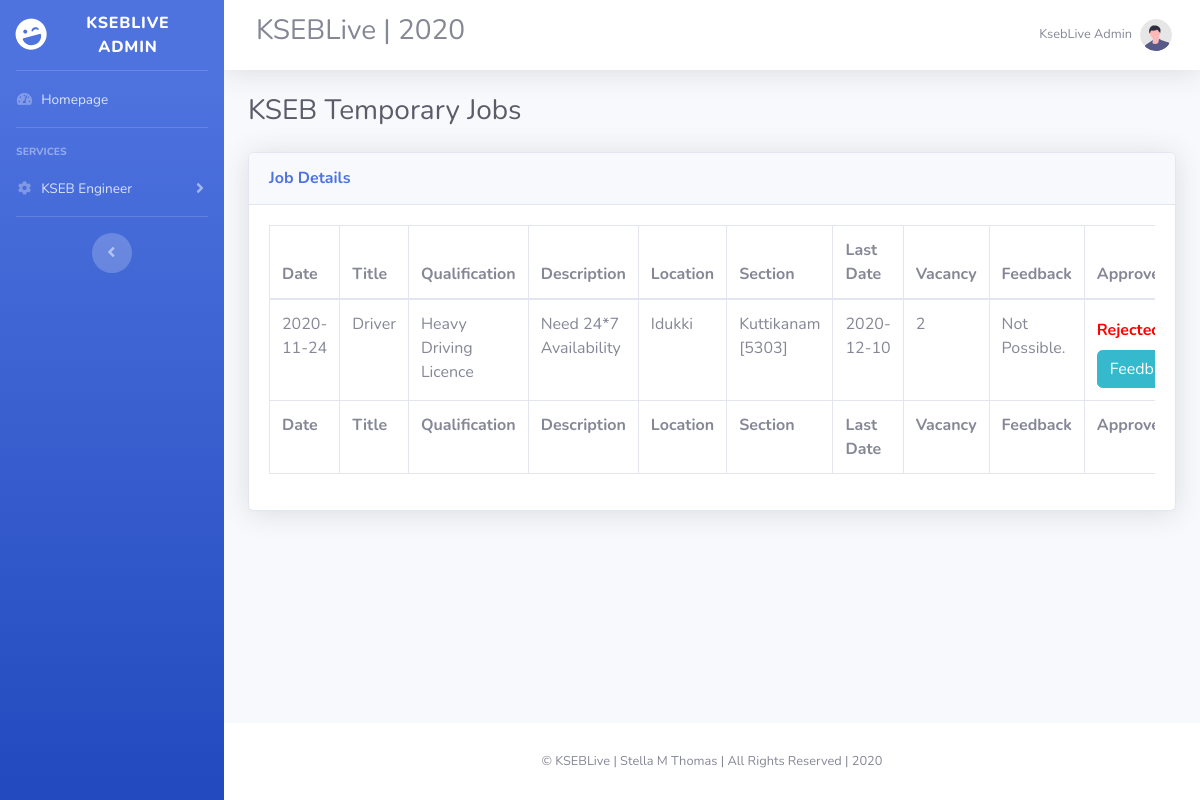
The app's page /jobrequests.php, older data.
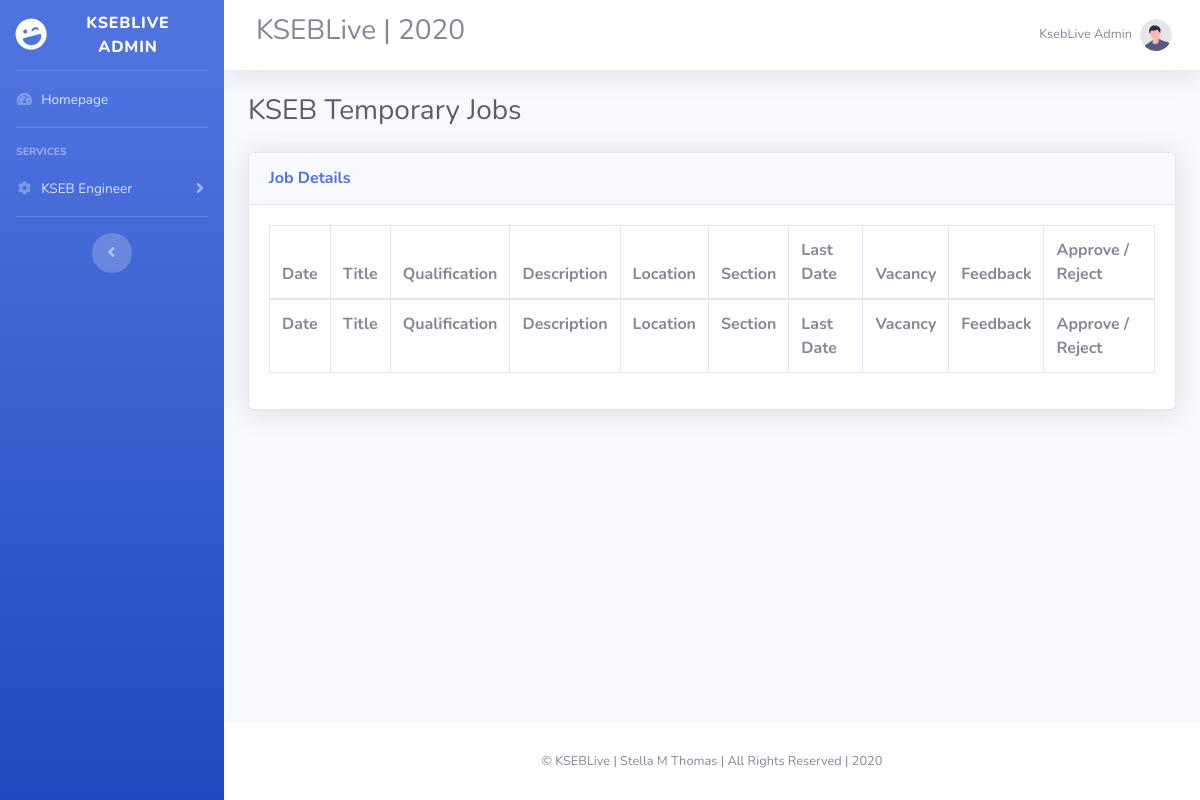
The same page, newer data.
### tables this page shows
CREATE TABLE `tb_jobs` (
  `jid` int(11) NOT NULL,
  `jkey` varchar(10) NOT NULL,
  `jtitle` varchar(50) NOT NULL,
  `jqual` varchar(50) NOT NULL,
  `jsalary` varchar(20) NOT NULL,
  `jdesc` varchar(100) NOT NULL,
  `jdistrict` varchar(30) NOT NULL,
  `jsection` varchar(50) NOT NULL,
  `jcurdate` date NOT NULL,
  `jlastdate` date NOT NULL,
  `jtotvacancy` int(11) NOT NULL,
  `jfeedback` varchar(150) NOT NULL,
  `jstatus` enum('0','1','2','3','4') NOT NULL,
  `loginid` int(11) NOT NULL
);

### jobrequests.php (the view, shortened to what this page needs)
<?php
  include 'connection.php';
  include 'adminheader.php';
  $sql = "select * from tb_jobs";
  $result = mysqli_query($conn,$sql);
?>
                <div class="container-fluid">
                    <h1 class="h3 mb-2 text-gray-800">KSEB Temporary Jobs</h1>
                    <div class="card shadow mb-4">
                        <div class="card-header py-3">
                            <h6 class="m-0 font-weight-bold text-primary">Job Details</h6>
                        </div>
                        <div class="card-body">
                            <div class="table-responsive">
                                <table class="table table-bordered" id="dataTable" width="100%" cellspacing="0">
                                    <thead>
                                        <tr>
                                            <th>Date</th>
					                        <th>Title</th>
                                            <th>Qualification</th>
                                            <th>Description</th>
                                            <th>Location</th>
                                            <th>Section</th>
                                            <th>Last Date</th>
                                            <th>Vacancy</th>
                                            <th>Feedback</th>
                                            <th>Approve / Reject</th>
                                        </tr>
                                    </thead>
                                    <tfoot>
                                        <tr>
                                        <th>Date</th>
					                        <th>Title</th>
                                            <th>Qualification</th>
                                            <th>Description</th>
                                            <th>Location</th>
                                            <th>Section</th>
                                            <th>Last Date</th>
                                            <th>Vacancy</th>
                                            <th>Feedback</th>
                                            <th>Approve / Reject</th>
                                        </tr>
                                    </tfoot>
                                    <tbody>
                      <?php while ($row=mysqli_fetch_array($result))
                      {  ?>
                                        <tr>
					    <td><?php echo $row['jcurdate']; ?></td>
                                            <td><?php echo $row['jtitle']; ?></td>
                                            <td><?php echo $row['jqual']; ?></td>
                                            <td><?php echo $row['jdesc']; ?></td>
                                            <td><?php echo $row['jdistrict']; ?></td>
                                            <td><?php echo $row['jsection']; ?></td>
                                            <td><?php echo $row['jlastdate']; ?></td>
                                            <td><?php echo $row['jtotvacancy']; ?></td>
                                            <td><?php echo $row['jfeedback']; ?></td>
                                            <td><?php $status = $row['jstatus'];
                                            if($status==0)
                                            { ?>
                                               <a href="approvejob.php?t=<?php echo $row['jkey']; ?>"><button class="btn btn-primary">Approve</button></a>&nbsp;&nbsp;
                                                 <a href="rejectjob.php?t=<?php echo $row['jkey']; ?>"><button class="btn btn-danger">Reject</button></a>
                                                 &nbsp;&nbsp;
                                                 <a href="jobfeedback.php?t=<?php echo $row['jkey']; ?>"><button class="btn btn-info">Feedback</button></a>
                                 <?php      }
                                            else if ($status==1)
                                            {   ?>
                                               <font color="green"><b>Approved</b></font>&nbsp;&nbsp;<a href="rejectjob.php?t=<?php echo $row['jkey']; ?>"><button class="btn btn-success">Reject</button></a>
                                               <a href="jobfeedback.php?t=<?php echo $row['jkey']; ?>"><button class="btn btn-info">Feedback</button></a>
                                 <?php      }
                                            else
                                            {
                                 ?>
                                                 <font color="red"><b>Rejected</b></font>&nbsp;&nbsp;<a href="approvejob.php?t=<?php echo $row['jkey']; ?>"><button class="btn btn-success">Approve</button></a>
                                                 <a href="jobfeedback.php?t=<?php echo $row['jkey']; ?>"><button class="btn btn-info">Feedback</button></a>
                                <?php }?>
                                          </td>
                                        </tr>
                      <?php } ?>
                                    </tbody>
                                </table>
                            </div>
                        </div>
                    </div>
                </div>
            <?php include 'adminfooter.php'; ?>

### admin/adminheader.php (shortened to what this page needs)
<!DOCTYPE html>
<html lang="en">
<head>
    <link href="vendor/fontawesome-free/css/all.min.css" rel="stylesheet" type="text/css">
    <link href="css/sb-admin-2.min.css" rel="stylesheet">
    <link href="vendor/datatables/dataTables.bootstrap4.min.css" rel="stylesheet">
</head>
<body id="page-top">
    <div id="wrapper">
        <ul class="navbar-nav bg-gradient-primary sidebar sidebar-dark accordion" id="accordionSidebar">
            <a class="sidebar-brand d-flex align-items-center justify-content-center" href="adminhome.php">
                <div class="sidebar-brand-icon rotate-n-15">
                    <i class="fas fa-laugh-wink"></i>
                </div>
                <div class="sidebar-brand-text mx-3">KsebLive Admin </div>
            </a>
            <hr class="sidebar-divider my-0">
            <li class="nav-item">
                <a class="nav-link" href="adminhome.php">
                    <i class="fas fa-fw fa-tachometer-alt"></i>
                    <span>Homepage</span></a>
            </li>
            <hr class="sidebar-divider">
            <div class="sidebar-heading">
                Services
            </div>
            <li class="nav-item">
                <a class="nav-link collapsed" href="#" data-toggle="collapse" data-target="#collapseTwo"
                    aria-expanded="true" aria-controls="collapseTwo">
                    <i class="fas fa-fw fa-cog"></i>
                    <span>KSEB Engineer</span>
                </a>
            </li>
            <hr class="sidebar-divider d-none d-md-block">
            <div class="text-center d-none d-md-inline">
                <button class="rounded-circle border-0" id="sidebarToggle"></button>
            </div>
        </ul>
        <div id="content-wrapper" class="d-flex flex-column">
            <div id="content">
                <nav class="navbar navbar-expand navbar-light bg-white topbar mb-4 static-top shadow">
                    <form
                        class="d-none d-sm-inline-block form-inline mr-auto ml-md-3 my-2 my-md-0 mw-100 navbar-search">
                        <div class="input-group">
<h3>KSEBLive | 2020</h1>
                        </div>
                    </form>
                    <ul class="navbar-nav ml-auto">
                        <li class="nav-item dropdown no-arrow">
                            <a class="nav-link dropdown-toggle" href="#" id="userDropdown" role="button"
                                data-toggle="dropdown" aria-haspopup="true" aria-expanded="false">
                                <span class="mr-2 d-none d-lg-inline text-gray-600 small">KsebLive Admin</span>
                                <img class="img-profile rounded-circle"
                                    src="img/undraw_profile.svg">
                            </a>
                        </li>
                    </ul>
                </nav>

### admin/adminfooter.php (shortened to what this page needs)
</div>
<footer class="sticky-footer bg-white">
    <div class="container my-auto">
        <div class="copyright text-center my-auto">
            <span> &copy; KSEBLive | Stella M Thomas | All Rights Reserved | 2020</span>
        </div>
    </div>
</footer>
</div>
</div>
</body>
</html>

Row changes from the older to the newer data that the page shows:
removed tb_jobs: jcurdate "2020-11-24", jtitle "Driver", jqual "Heavy Driving Licence", jdesc "Need 24*7 Availability", jdistrict "Idukki", jsection "Kuttikanam [5303]", jlastdate "2020-12-10", jtotvacancy "2", jfeedback "Not Possible."
